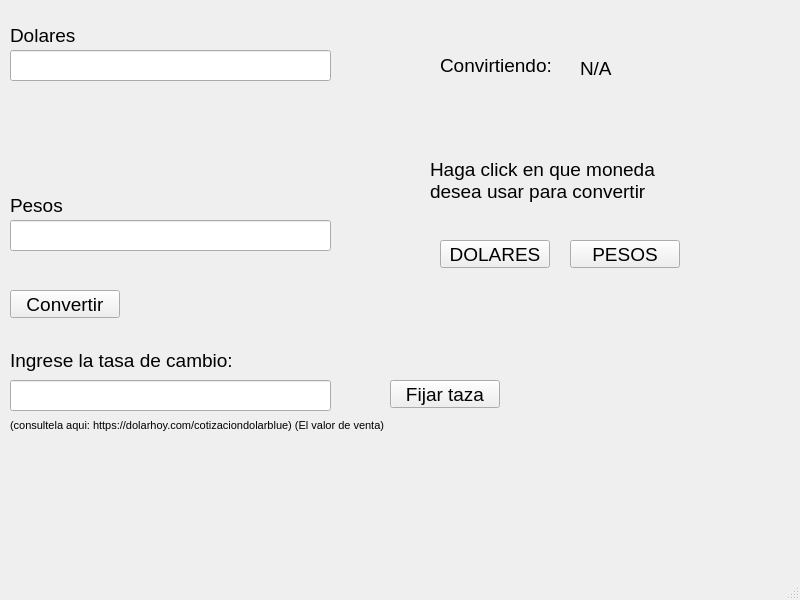
<?xml version="1.0" encoding="UTF-8"?>
<ui version="4.0">
 <class>MainWindow</class>
 <widget class="QMainWindow" name="MainWindow">
  <property name="geometry">
   <rect>
    <x>0</x>
    <y>0</y>
    <width>800</width>
    <height>600</height>
   </rect>
  </property>
  <property name="font">
   <font>
    <pointsize>14</pointsize>
   </font>
  </property>
  <property name="windowTitle">
   <string>MainWindow</string>
  </property>
  <widget class="QWidget" name="centralwidget">
   <widget class="QPushButton" name="convert_Btn">
    <property name="geometry">
     <rect>
      <x>10</x>
      <y>290</y>
      <width>110</width>
      <height>28</height>
     </rect>
    </property>
    <property name="text">
     <string>Convertir</string>
    </property>
   </widget>
   <widget class="QLabel" name="label_2">
    <property name="geometry">
     <rect>
      <x>10</x>
      <y>10</y>
      <width>110</width>
      <height>50</height>
     </rect>
    </property>
    <property name="font">
     <font>
      <pointsize>14</pointsize>
     </font>
    </property>
    <property name="text">
     <string>Dolares</string>
    </property>
   </widget>
   <widget class="QLabel" name="label_3">
    <property name="geometry">
     <rect>
      <x>10</x>
      <y>180</y>
      <width>110</width>
      <height>50</height>
     </rect>
    </property>
    <property name="font">
     <font>
      <pointsize>14</pointsize>
     </font>
    </property>
    <property name="text">
     <string>Pesos</string>
    </property>
   </widget>
   <widget class="QLineEdit" name="cnt_dolares">
    <property name="geometry">
     <rect>
      <x>10</x>
      <y>50</y>
      <width>321</width>
      <height>31</height>
     </rect>
    </property>
    <property name="text">
     <string/>
    </property>
   </widget>
   <widget class="QLineEdit" name="cnt_Pesos">
    <property name="geometry">
     <rect>
      <x>10</x>
      <y>220</y>
      <width>321</width>
      <height>31</height>
     </rect>
    </property>
    <property name="text">
     <string/>
    </property>
   </widget>
   <widget class="QLabel" name="label">
    <property name="geometry">
     <rect>
      <x>10</x>
      <y>330</y>
      <width>331</width>
      <height>61</height>
     </rect>
    </property>
    <property name="text">
     <string>Ingrese la tasa de cambio:</string>
    </property>
   </widget>
   <widget class="QLineEdit" name="tasa_cambio">
    <property name="geometry">
     <rect>
      <x>10</x>
      <y>380</y>
      <width>321</width>
      <height>31</height>
     </rect>
    </property>
    <property name="inputMask">
     <string/>
    </property>
    <property name="text">
     <string/>
    </property>
   </widget>
   <widget class="QLabel" name="label_4">
    <property name="geometry">
     <rect>
      <x>10</x>
      <y>410</y>
      <width>491</width>
      <height>31</height>
     </rect>
    </property>
    <property name="font">
     <font>
      <pointsize>8</pointsize>
     </font>
    </property>
    <property name="text">
     <string>(consultela aqui: https://dolarhoy.com/cotizaciondolarblue) (El valor de venta) </string>
    </property>
    <property name="openExternalLinks">
     <bool>true</bool>
    </property>
    <property name="textInteractionFlags">
     <set>Qt::LinksAccessibleByMouse</set>
    </property>
   </widget>
   <widget class="QPushButton" name="fijar_taza">
    <property name="geometry">
     <rect>
      <x>390</x>
      <y>380</y>
      <width>110</width>
      <height>28</height>
     </rect>
    </property>
    <property name="text">
     <string>Fijar taza</string>
    </property>
   </widget>
   <widget class="QLabel" name="label_5">
    <property name="geometry">
     <rect>
      <x>440</x>
      <y>40</y>
      <width>150</width>
      <height>50</height>
     </rect>
    </property>
    <property name="font">
     <font>
      <pointsize>14</pointsize>
     </font>
    </property>
    <property name="text">
     <string>Convirtiendo:</string>
    </property>
   </widget>
   <widget class="QPushButton" name="Eleccion_2">
    <property name="geometry">
     <rect>
      <x>570</x>
      <y>240</y>
      <width>110</width>
      <height>28</height>
     </rect>
    </property>
    <property name="text">
     <string>PESOS</string>
    </property>
   </widget>
   <widget class="QPushButton" name="eleccion_1">
    <property name="geometry">
     <rect>
      <x>440</x>
      <y>240</y>
      <width>110</width>
      <height>28</height>
     </rect>
    </property>
    <property name="text">
     <string>DOLARES</string>
    </property>
   </widget>
   <widget class="QLabel" name="label_6">
    <property name="geometry">
     <rect>
      <x>430</x>
      <y>130</y>
      <width>271</width>
      <height>101</height>
     </rect>
    </property>
    <property name="font">
     <font>
      <pointsize>14</pointsize>
     </font>
    </property>
    <property name="text">
     <string>Haga click en que moneda desea usar para convertir</string>
    </property>
    <property name="wordWrap">
     <bool>true</bool>
    </property>
   </widget>
   <widget class="QLabel" name="moneda_default">
    <property name="geometry">
     <rect>
      <x>580</x>
      <y>60</y>
      <width>201</width>
      <height>16</height>
     </rect>
    </property>
    <property name="text">
     <string>N/A</string>
    </property>
   </widget>
  </widget>
  <widget class="QMenuBar" name="menubar">
   <property name="geometry">
    <rect>
     <x>0</x>
     <y>0</y>
     <width>800</width>
     <height>37</height>
    </rect>
   </property>
  </widget>
  <widget class="QStatusBar" name="statusbar"/>
 </widget>
 <resources/>
 <connections/>
</ui>
